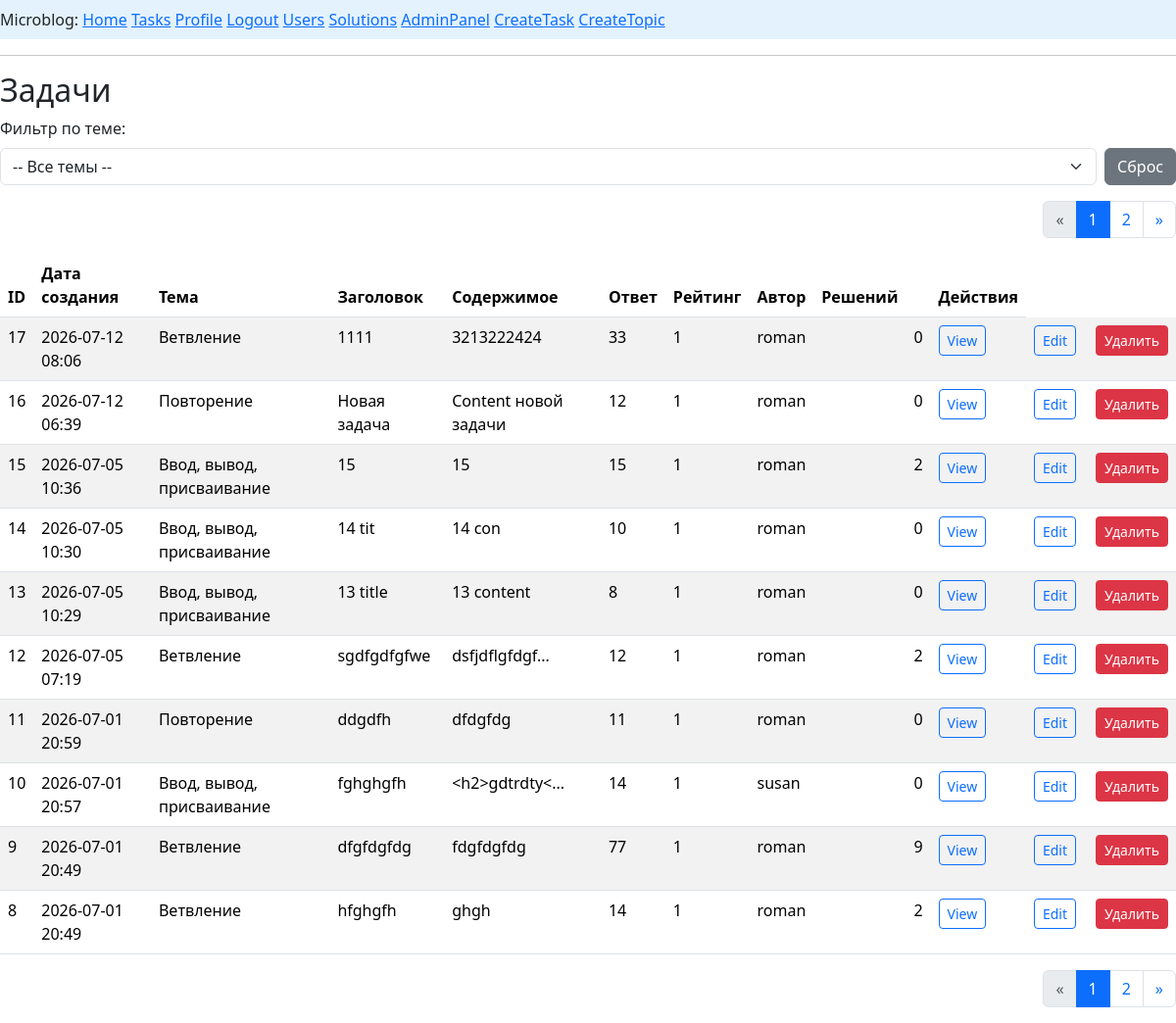
/view_tasks (signed in), run on an earlier commit of the app's database.
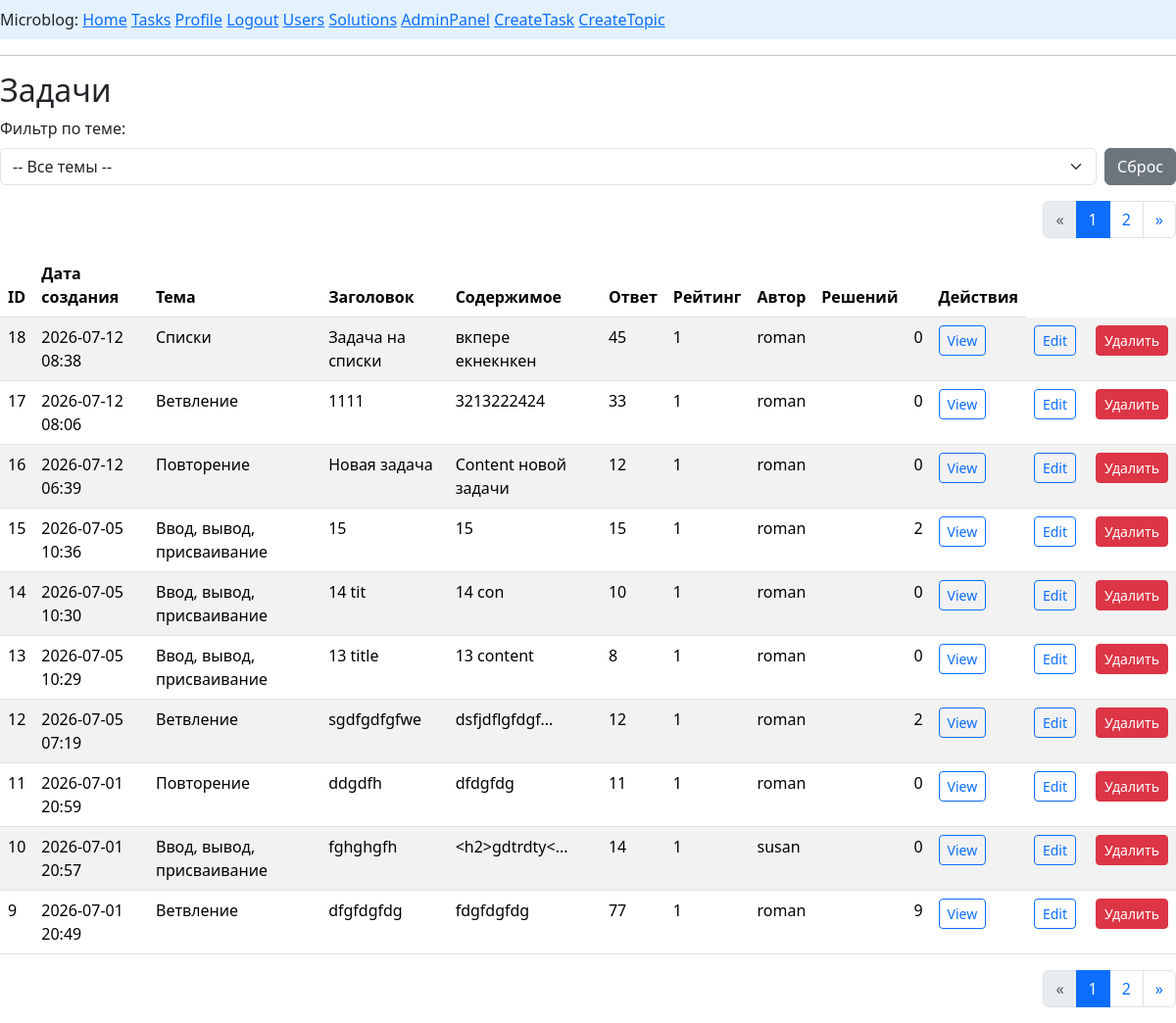
And on a later commit of the database.
### app/models.py (models this page shows, shortened)
class Task(db.Model):
    __tablename__ = 'tasks'
    id: so.Mapped[int] = so.mapped_column(primary_key=True, autoincrement=True)
    title: so.Mapped[str] = so.mapped_column(sa.String(50), nullable=True)
    content: so.Mapped[str] = so.mapped_column(sa.Text(), nullable=True, default='Условие')
    topic_id: so.Mapped[int] = so.mapped_column(sa.ForeignKey(Topic.id, name='fk_tasks_topic'), nullable=True)
    topic: so.Mapped['Topic'] = so.relationship(back_populates='tasks')
    answer: so.Mapped[str] = so.mapped_column(sa.String(100), nullable=True, default='Без ответа')
    created_date: so.Mapped[datetime] = so.mapped_column(index=True, default=lambda: datetime.now(timezone.utc))
    rating: so.Mapped[int] = so.mapped_column(sa.Integer, nullable=True, default=1)
    user_id: so.Mapped[int] = so.mapped_column(sa.ForeignKey(User.id), nullable=True)
    creator: so.Mapped['User'] = so.relationship(back_populates='task_user')
    solve_task: so.Mapped[list['Solve']] = so.relationship(back_populates='task', cascade="all,delete")

class Topic(UserMixin,db.Model):
    __tablename__ = 'topics'
    id: so.Mapped[int] = so.mapped_column(primary_key=True)
    topic: so.Mapped[str] = so.mapped_column(sa.String(50), index=True, unique=True)
    tasks: so.WriteOnlyMapped[list['Task']] = so.relationship(back_populates='topic')

class User(UserMixin, db.Model):
    __tablename__ = 'users'
    id: so.Mapped[int] = so.mapped_column(primary_key=True)
    username: so.Mapped[str] = so.mapped_column(sa.String(64), index=True, unique=True)
    email: so.Mapped[str] = so.mapped_column(sa.String(120), index=True, unique=True)
    password_hash: so.Mapped[Optional[str]] = so.mapped_column(sa.String(256))
    posts: so.WriteOnlyMapped['Post'] = so.relationship(back_populates='author')
    about_me: so.Mapped[Optional[str]] = so.mapped_column(sa.String(140))
    last_seen: so.Mapped[Optional[datetime]] = so.mapped_column(default=lambda: datetime.now(timezone.utc))
    role_id: so.Mapped[int] = so.mapped_column(sa.ForeignKey(Role.id), index=True)
    role: so.Mapped['Role'] = so.relationship(back_populates='users')
    task_user: so.Mapped['Task'] = so.relationship(back_populates='creator')
    solve_user: so.Mapped[list['Solve']] = so.relationship(back_populates='solver')

### app/routes.py (the view)
@app.route('/view_tasks', methods=['GET'])
@login_required
def view_tasks():
    topics = Topic.query.all()
    selected_topic_id = request.args.get('topic_id', type=int)
    query = Task.query.options(so.joinedload(Task.topic))
    if selected_topic_id:
         query = query.filter(Task.topic_id == selected_topic_id)
    tasks = query.all()
    '''
    if not is_admin():
        flash('У вас нет прав для доступа к этой странице', 'danger')
        return redirect(url_for('index'))  # или url_for('login'), куда хочешь редиректить
        '''
    page = request.args.get('page', 1, type=int)
    query = query.order_by(Task.created_date.desc())
    pagination = db.paginate(query,page=page, per_page=10, error_out=False)
    tasks=pagination.items
    next_url = url_for('view_tasks', page=pagination.next_num) if pagination.has_next else None
    prev_url = url_for('view_tasks', page=pagination.prev_num) if pagination.has_prev else None
    form = DeleteForm()
    return render_template('view_tasks.html', tasks=tasks,form=form,is_admin=is_admin, next_url=next_url,
                           prev_url=prev_url,pagination=pagination, topics=topics, selected_topic_id=selected_topic_id)

### app/forms.py
class DeleteForm(FlaskForm):
    csrf_token = HiddenField()

### app/models.py (called while the page is built)
@login.user_loader
def load_user(id):
    return db.session.get(User, int(id))

### app/routes.py (called while the page is built)
@app.before_request
def before_request():
    if current_user.is_authenticated:
        current_user.last_seen = datetime.now(timezone.utc)
        db.session.commit()

def is_admin():
    if not current_user.is_authenticated:
        return False
    if not current_user.role:
        return False
    return current_user.role.rolename == 'admin'

### app/templates/view_tasks.html (shortened to what this page needs)
{% extends "base.html" %}
{% block content %}
<h2>Задачи</h2>
<div class="mb-3">
    <label for="topic_filter" class="form-label">Фильтр по теме:</label>
    <form method="get" class="d-flex gap-2">
        <select name="topic_id" id="topic_filter" class="form-select" onchange="this.form.submit()">
            <option value="">-- Все темы --</option>
        </select>
        <button type="button" onclick="window.location.href='{{ url_for('view_tasks') }}'" class="btn btn-secondary">Сброс</button>
    </form>
</div>
{% include 'paginations.html' %}
<table class="table table-striped table-hover">
    <thead>
      <tr>
        <th>ID</th>
        <th>Дата создания</th>
        <th>Тема</th>
        <th>Заголовок</th>
        <th>Содержимое</th>
        {% if is_admin()%}<th>Ответ</th>{% endif %}
        <th>Рейтинг</th>
        <th>Автор</th>
        <th>Решений</th>
        <th></th>
        <th>Действия</th>
      </tr>
    </thead>
    {% for u in tasks%}
    <tr>
        <td>{{u.id}}</td>
        <td>{{u.created_date.strftime('%Y-%m-%d %H:%M')}}</td>
        <td>{{u.topic.topic}}</td>
        <td>{{u.title}}</td>
        <td>{{u.content | default('', true) | truncate(15, killwords=true)}}</td>
        {% if is_admin()%}
        <td>{{u.answer}}</td>
        {% endif %}
        <td>{{u.rating}}</td>
        {%if u.creator %}
           <td>{{ u.creator.username }}</td>
        {% else %}
           <td> unknown</td>
        {% endif %}
        <td>{{u.user_task}}</td>
        <td>{{u.solve_task|length}}</td>
        <td><a href="task/{{u.id}}" class="btn btn-outline-primary btn-sm me-1"> View</a></td>
        {% if is_admin()%}
        <td><a href="task/{{u.id}}/edit" class="btn btn-outline-primary btn-sm me-1">Edit</a></td>
        <td>
            <button type="button"
                    class="btn btn-danger btn-sm"
                    onclick="openDeleteModal({{ u.id }})">
              Удалить
            </button>
        </td>
        {% endif %}
    </tr>
    {% endfor %}
</table>
{% include 'paginations.html' %}
{% endblock %}

What changed in the data, as far as the page shows it:
no longer on this page (row unchanged): Task: id "8", created_date "2026-07-01 20:49", topic.topic "Ветвление", title "hfghgfh", content "ghgh", answer "14", rating "1", creator.username "roman", solve_task|length "2"
added Task: id "18", created_date "2026-07-12 08:38", topic.topic "Списки", title "Задача на списки", content "вкпере екнекнкен", answer "45", rating "1", creator.username "roman", solve_task|length "0"
